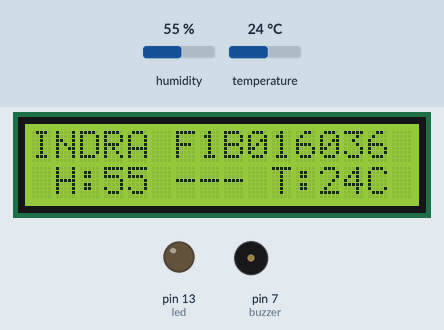
The sketch below on a simulated Arduino Uno, built with avr-gcc and run on an emulated ATmega328P. On the bench: 16×2 character LCD, output pins drawn as LEDs (lit = HIGH), buzzer (waves = sounding). Dashed ring = blinking. The test bench sets the inputs (shaded band); at power-on: humidity 55 %, temperature 24 °C. What the sketch prints to the serial monitor is not drawn.

Above: at 2.6 s.
2.7 s: humidity set to 74 %
At 4.7 s:
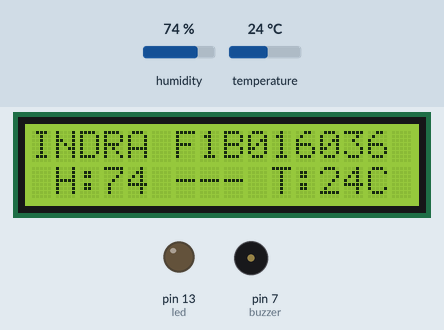
5.7 s: humidity set to 77 %
At 7.0 s:
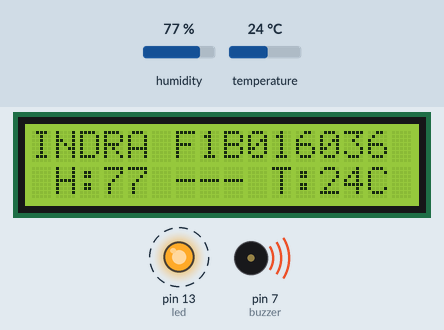
8.7 s: temperature set to 12 °C
At 11.3 s:
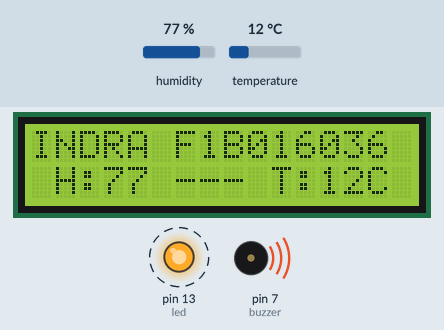
11.7 s: temperature set to 19 °C
At 12.6 s:
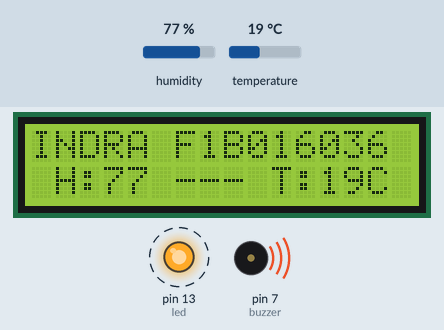
Timing chart, 0 to 15.7 s (numbered marks = the images above; inputs shaded):
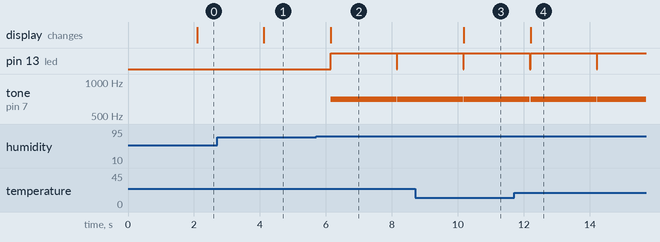

The sketch:

LCD12C.ino
```cpp
#include <Wire.h>
#include <LiquidCrystal_I2C.h>
#include <LCD.h>
#include <DHT.h>

#define DHTPIN 2

#define DHTTYPE DHT22

const int buzzer = 7;
const int led = 13;


LiquidCrystal_I2C lcd(0x27,2,1,0,4,5,6,7,3, POSITIVE);

DHT dht(DHTPIN, DHTTYPE);

void setup()
{

Serial.begin(9600);
lcd.begin(16,2);
lcd.backlight();
pinMode(led, OUTPUT);
lcd.print("INDRA F1B016036");
dht.begin();
}

void loop(){
delay(2000);
noTone(buzzer);
digitalWrite (led,LOW);
int h = dht.readHumidity();
int t = dht.readTemperature();

lcd.setCursor(0,1);
lcd.print(" H:");
lcd.print(h);
lcd.print(" --- ");
lcd.print("T:");
lcd.print(t);
lcd.print("C");

Serial.print("H: ");
Serial.println(h);
Serial.print("T: ");
Serial.print(t);
Serial.println("*C");

  if (h > 75.00){
    Serial.println ("ALARM ON");
    tone(buzzer, 700);
    digitalWrite (led,HIGH);
  }
}
```

Measured:
- the behaviour switches between 75 and 76 % on humidity (found by bisection; images 1 and 2)
- after the input at 2.7 s, the display: changes after 1.4 s (image 1)
- after the input at 5.7 s, pin 13 (led): LOW → HIGH after 0.44 s, → LOW 2.0 s later, → HIGH 0.02 s later; tone on pin 7 (buzzer): silent → 700 Hz after 0.44 s, → silent 2.0 s later, → 700 Hz 0.02 s later; the display: changes after 0.44 s (image 2)
- after the input at 8.7 s, the display: changes after 1.5 s (image 3)
- after the input at 11.7 s, the display: changes after 0.50 s (image 4)
